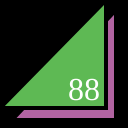
Frame 1 (no input)
Frame 60 (no input): identical to frame 1, image omitted
Frame 120 (the mouse pressed at the canvas centre since frame 60): identical to frame 1, image omitted

The p5.js sketch that drew this single still picture (run headless with seeded random() and noise() and a simulated clock; from frame 60 on, the mouse is pressed at the canvas centre):

// p5.js sketch
// ── sketch.js
function setup() {
  createCanvas(128,128);
}

function draw() {
  background(0);
  strokeWeight(4);
  fill(178, 100, 162);
  triangle(12,120,116,120,116,10);
  fill(94, 185, 84);
  triangle(0,108,106,108,106,0);
  fill(255);
  textSize(32);
  textFont("serif");
  text("88", 68, 100);
  
}
